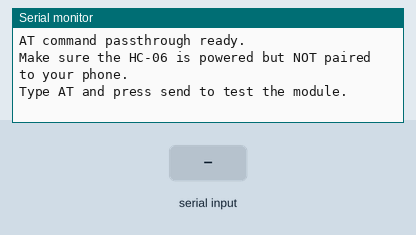
Simulated run of this sketch. Board: Arduino Uno, built with avr-gcc and run on an emulated ATmega328P. On the bench: the last lines printed to the serial monitor. Inputs (shaded band) come from the test bench.

Above: at 1.2 s.
1.3 s: "1" received over the second serial link
At 2.3 s:
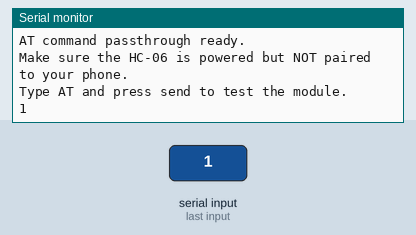
2.8 s: "0" received over the second serial link
At 3.4 s:
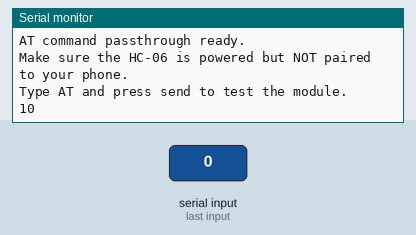

Measured:
- after the input at 1.3 s, the serial monitor: prints a new line at once (image 1)
- after the input at 2.8 s, the serial monitor: prints a new line at once (image 2)

The sketch:

HC06_Bluetooth_Naming.ino
```cpp
#include <SoftwareSerial.h>

// HC-06 wiring: Tx -> D2, Rx -> D3
SoftwareSerial BTSerial(2, 3); // RX, TX  (Arduino D2 reads HC-06's Tx, D3 drives HC-06's Rx)

void setup() {
  Serial.begin(9600);      // Serial Monitor baud
  BTSerial.begin(9600);    // HC-06 default baud - change if yours uses a different one

  Serial.println("AT command passthrough ready.");
  Serial.println("Make sure the HC-06 is powered but NOT paired to your phone.");
  Serial.println("Type AT and press send to test the module.");
}

void loop() {
  // Forward anything typed in Serial Monitor to the HC-06
  if (Serial.available()) {
    BTSerial.write(Serial.read());
  }

  // Forward anything the HC-06 sends back to the Serial Monitor
  if (BTSerial.available()) {
    Serial.write(BTSerial.read());
  }
}
```
